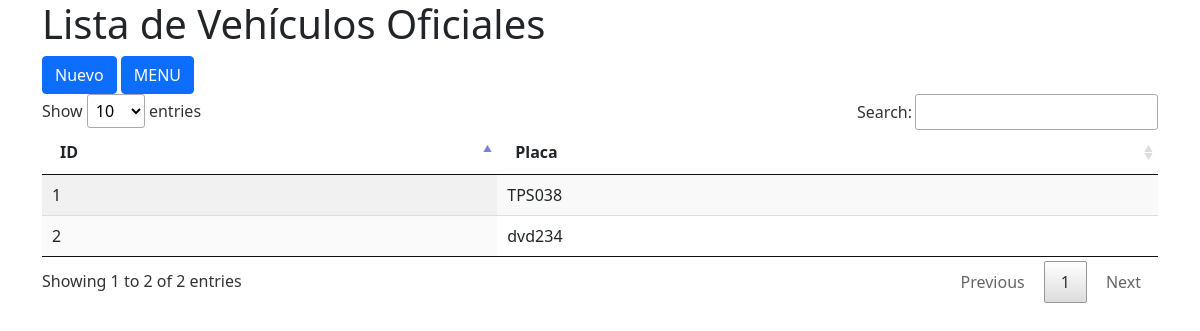
Page /lista_oficiales.php on the earlier database version.
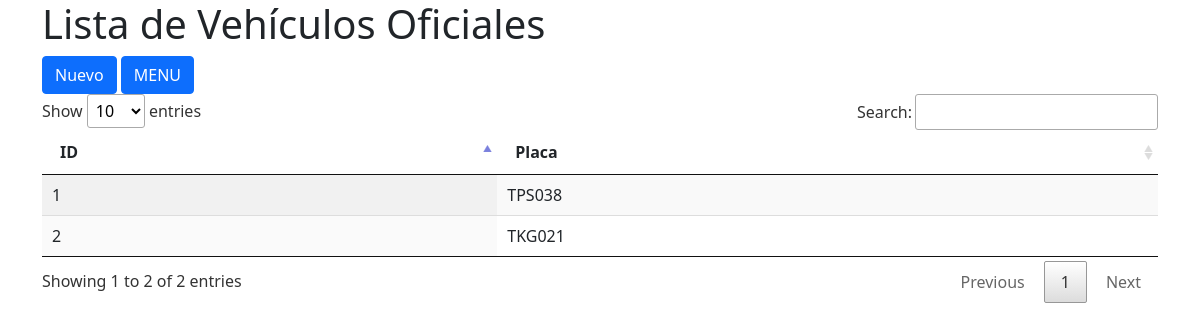
Same page on the later database version.
### tables this page shows
CREATE TABLE `oficial` (
  `idoficial` int(11) NOT NULL,
  `placa` varchar(10) NOT NULL
);

### lista_oficiales.php (the view, shortened to what this page needs)
  <?php
      require 'conexion.php';
      $sql = "SELECT idoficial, placa FROM oficial";
      $resultado = $mysqli->query($sql);
    ?>
<!DOCTYPE html>
<html lang="en" dir="ltr">
  <head>
        <link href="css/bootstrap.min.css" rel="stylesheet">
        <link href="css/jquery.dataTables.min.css" rel="stylesheet">
  </head>
  <body>
    <div class="container">
          <div class="row">
            <h1>Lista de Vehículos Oficiales</h1>
          </div>
          <div class="">
            <a href="alta_oficial.php" class="btn btn-primary">Nuevo</a>
            <a href="index.php" class="btn btn-primary">MENU</a>
          </div>
          <table id="tabla" class="display" style="width:100%">
            <thead>
              <tr>
                <th>ID</th>
                <th>Placa</th>
              </tr>
            </thead>
            <tbody>
              <?php while ($fila = $resultado->fetch_assoc()) { ?>
                <tr>
                  <td><?php echo $fila['idoficial']; ?></td>
                  <td><?php echo $fila['placa']; ?></td>
                </tr>
              <?php } ?>
            </tbody>
          </table>
        </div>
  </body>
</html>

Differences in the rows shown:
changed oficial id 2: placa "dvd234" → "TKG021"
